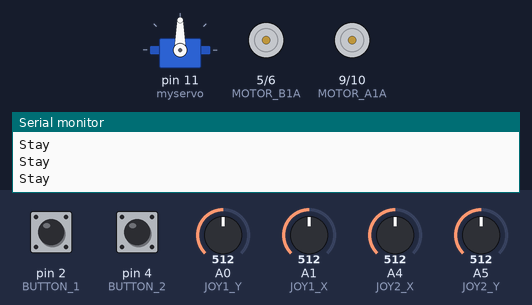
This sketch was run on a simulated Arduino Uno, built with avr-gcc and run on an emulated ATmega328P. On the bench: servo, motor-driver pin pairs drawn as motors (green arrow = first pin HIGH = forward, orange = second pin HIGH = backward, longer = more drive), the last lines printed to the serial monitor. The test bench sets the inputs (shaded band); at power-on: pin 2 (BUTTON_1) HIGH, A0 (JOY1_Y) = 512, A1 (JOY1_X) = 512, pin 4 (BUTTON_2) HIGH, A4 (JOY2_X) = 512, A5 (JOY2_Y) = 512.

Above: at 1.2 s.
1.3 s: pin 2 (BUTTON_1) pulled LOW for 0.15 s
At 2.8 s:
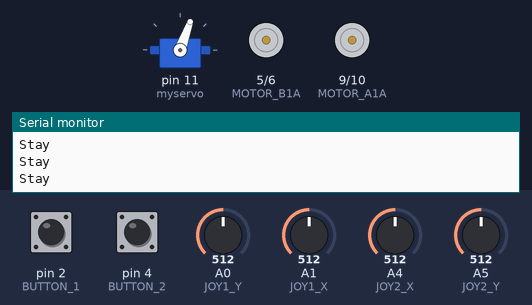
3.9 s: A0 (JOY1_Y) set to 685
5.4 s: A0 (JOY1_Y) set to 717
At 6.6 s:
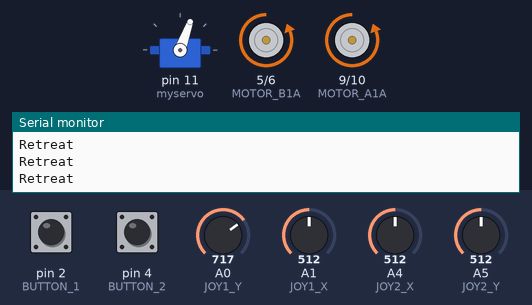
6.9 s: A1 (JOY1_X) set to 317
8.4 s: A1 (JOY1_X) set to 290
At 9.6 s:
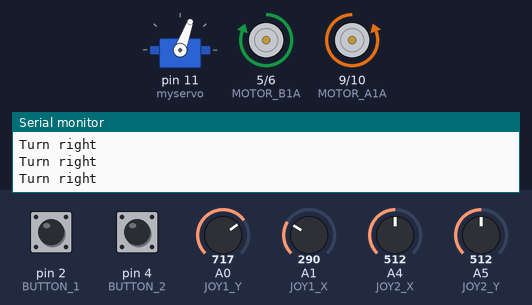
9.9 s: pin 4 (BUTTON_2) pulled LOW for 3.2 s
At 10.31 s:
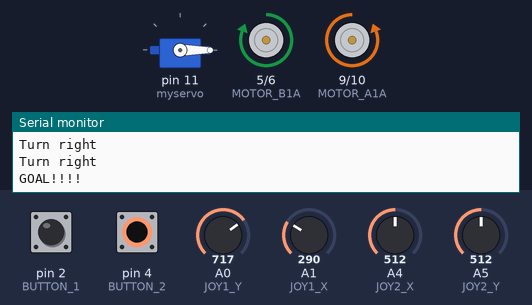
Timing chart, 0 to 14.8 s (numbered marks = the images above; inputs shaded):
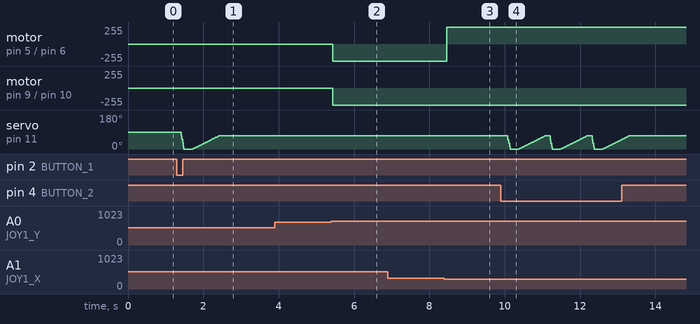

Measured:
- the behaviour switches between 700 and 701 on A0 (JOY1_Y) (found by bisection; images 1 and 2)
- the behaviour switches between 300 and 299 on A1 (JOY1_X) (found by bisection; images 2 and 3)
- after the input at 5.4 s, motor on pin 5 (MOTOR_B1A) / pin 6 (MOTOR_B1B), motor on pin 9 (MOTOR_A1A) / pin 10 (MOTOR_A1B): stopped → backward 255/255 at once
- after the input at 8.4 s, motor on pin 5 (MOTOR_B1A) / pin 6 (MOTOR_B1B): backward 255/255 → forward 255/255 after 0.06 s

The sketch:

testing_joystick.ino
```cpp
#include <Servo.h>

// Joystick Ports
#define JOY1_X A1
#define JOY1_Y A0
#define JOY2_X A4
#define JOY2_Y A5
#define BUTTON_1 2
#define BUTTON_2 4

// Motor Ports
#define MOTOR_A1A 9
#define MOTOR_A1B 10
#define MOTOR_B1A 5
#define MOTOR_B1B 6

Servo myservo;

int pos = 0;
int button_counter = 0;
int joystick_x_1;
int joystick_y_1;
int joystick_x_2;
int joystick_y_2;
int button_1;
int button_2;

void setup() {
  // put your setup code here, to run once:
  pinMode(JOY1_X, INPUT);
  pinMode(JOY1_Y, INPUT);
  pinMode(JOY2_X, INPUT);
  pinMode(JOY2_Y, INPUT);
  pinMode(BUTTON_1, INPUT_PULLUP);
  pinMode(BUTTON_2, INPUT_PULLUP);

  // Right Wheel
  pinMode(MOTOR_A1A, OUTPUT);
  pinMode(MOTOR_A1B, OUTPUT);

  // Left Wheel
  pinMode(MOTOR_B1A, OUTPUT);
  pinMode(MOTOR_B1B, OUTPUT);
  Serial.begin(9600);

  // Kicking Servo
  myservo.attach(11);
}

void kick() {
  Serial.println("GOAL!!!!");
  for (pos = 70; pos >= -20; pos -= 1) {
    myservo.write(pos);
    delay(1);
  }
  for (pos = -20; pos <= 70; pos += 1) {
    myservo.write(pos);
    delay(10);
  }
}

void turn_left() {
  Serial.println("Turn left");
  /*
  for (int speed = 0; speed < 255; speed++) {
    analogWrite(MOTOR_A1A, speed++);
    analogWrite(MOTOR_B1B, speed++);
    delay(10);
  }
  */
  // Right Wheel
  //analogWrite(MOTOR_A1A, 255);
  analogWrite(MOTOR_A1B, 0);
  // Left Wheel
  analogWrite(MOTOR_B1A, 0);
  analogWrite(MOTOR_B1B, 255);
  delay(100);
}

void turn_right() {
  Serial.println("Turn right");
  /*
  for (int speed = 0; speed < 255; speed++) {
    analogWrite(MOTOR_A1B, speed++);
    analogWrite(MOTOR_B1A, speed++);
    delay(10);
  }
  */
  // Right Wheel
  analogWrite(MOTOR_A1A, 0);
  //analogWrite(MOTOR_A1B, 255);
  // Left Wheel
  analogWrite(MOTOR_B1A, 255);
  analogWrite(MOTOR_B1B, 0);
  delay(100);
}

void go_forward() {
  Serial.println("Vamosssss");
  /*
  for (int speed = 0; speed < 255; speed++) {
    analogWrite(MOTOR_A1A, speed++);
    analogWrite(MOTOR_B1A, speed++);
    delay(10);
  }
  */
  // Right Wheel
  analogWrite(MOTOR_A1A, 255);
  analogWrite(MOTOR_A1B, 0);
  // Left Wheel
  analogWrite(MOTOR_B1A, 255);
  analogWrite(MOTOR_B1B, 0);
  delay(100);
}

void go_back() {
  Serial.println("Retreat");
  /*
  for (int speed = 0; speed < 255; speed++) {
    analogWrite(MOTOR_A1B, speed++);
    analogWrite(MOTOR_B1B, speed++);
    delay(10);
  }
  */
  // Right Wheel
  analogWrite(MOTOR_A1A, 0);
  analogWrite(MOTOR_A1B, 255);
  // Left Wheel
  analogWrite(MOTOR_B1A, 0);
  analogWrite(MOTOR_B1B, 255);
  delay(100);
}

void stay() {
    Serial.println("Stay");
    // Right Wheel
    analogWrite(MOTOR_A1A, 0);
    analogWrite(MOTOR_A1B, 0);

    // Left Wheel
    analogWrite(MOTOR_B1A, 0);
    analogWrite(MOTOR_B1B, 0);
    delay(100);
}

void loop() {
  // put your main code here, to run repeatedly:
  joystick_x_1 = analogRead(JOY1_X);
  joystick_y_1 = analogRead(JOY1_Y);
  joystick_x_2 = analogRead(JOY2_X);
  joystick_y_2 = analogRead(JOY2_Y);
  button_1 = digitalRead(BUTTON_1);
  button_2 = digitalRead(BUTTON_2);

  if (joystick_x_1 > 800) { // Turn left
    turn_left();
  }  else if (joystick_x_1 < 300) { // Turn right
    turn_right();
  } else if (joystick_y_1 < 300) { // Go straight
    go_forward();
  } else if (joystick_y_1 > 700) { // Go back
    go_back();
  } else { // Stay
    stay();
  }

  if (button_1 == 0 || button_2 == 0){
    kick();
  }
}
```
